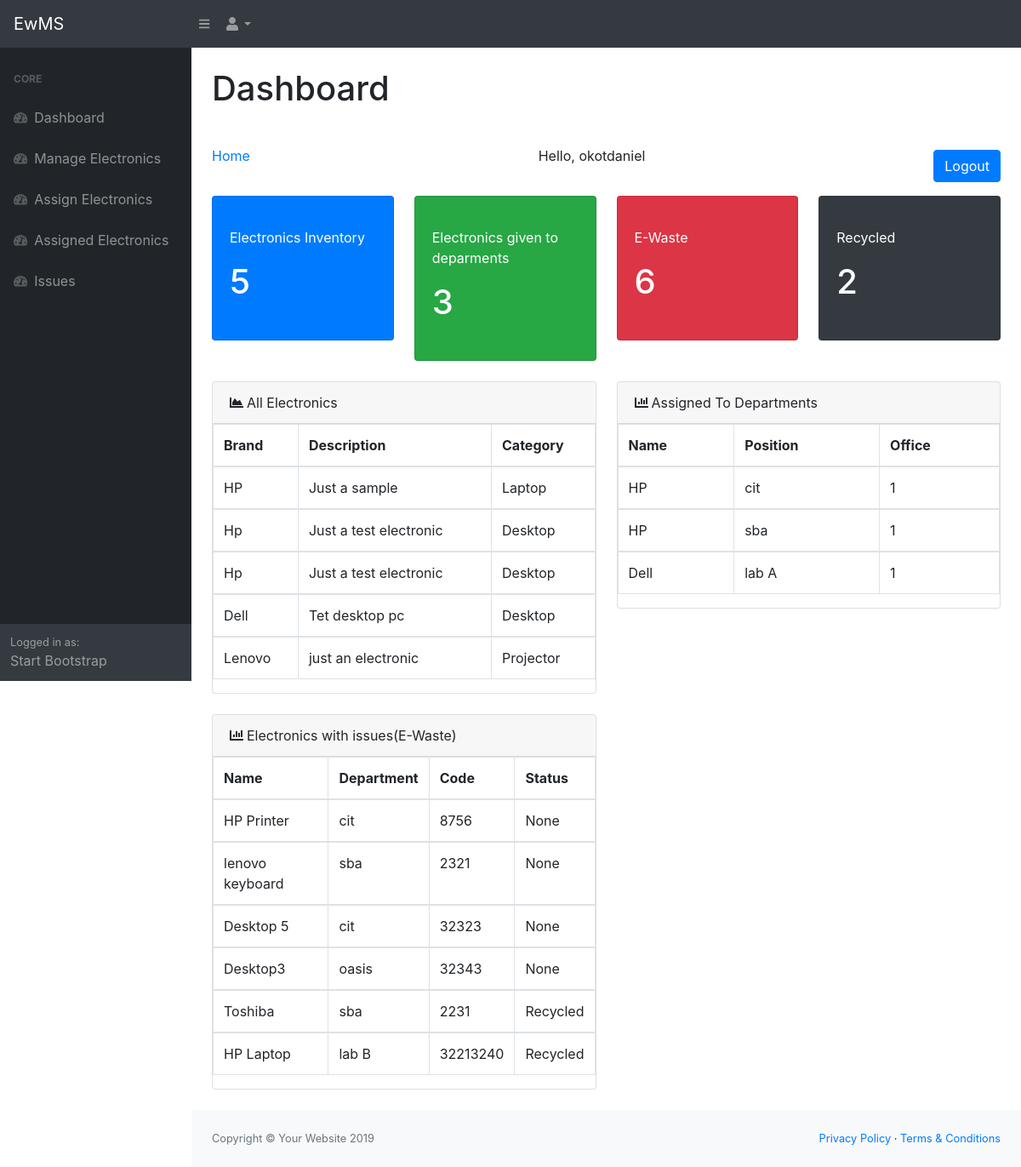
The app's page / (signed in) with its own data.
### general/models.py (models this page shows, shortened)
class Electronics(models.Model):
    category_list = (
    ('Laptop','Laptop'),
    ('Desktop','Desktop'),
    ('Printer','Printer'),
    ('Projector','Projector'),
    ('Keyboard','Keyboard'),
    ('Mouse','Mouse'),
    )
    Brand_list = (
         ('Dell','Dell'),
         ('Hp','Hp'),
         ('Lenovo','Lenovo'),
         ('Acer','Acer'),
         ('Others','Others'),
    )
    Brand = models.CharField(choices=Brand_list, max_length=200, null=True)
    YearOfRelease = models.CharField(max_length=4, null=True)
    SerialNumber = models.CharField(max_length=200, null=True)
    Category = models.CharField(choices=category_list, max_length=200, null=True)
    Description = models.TextField(max_length=200, null=True)
    def __str__(self):
        return self.Brand

class AssignElectronics(models.Model):
    dep_list = (
         ('cit','Computing and Information Tecnology'),
        ('sba', 'Procurement and Logistics'),
        ('oasis', 'oasis'),
        ('lab A', 'lab A'),
        ('lab B', 'lab B'),
    )
    Item = models.ForeignKey(Electronics, on_delete=models.CASCADE)
    Department = models.CharField(choices=dep_list, max_length=200, null=True)
    Quantity = models.IntegerField( null=True)

class Report(models.Model):
    nu_departments = (
        ('cit','Computing and Information Tecnology'),
        ('sba', 'Procurement and Logistics'),
        ('oasis', 'oasis'),
        ('lab A', 'lab A'),
        ('lab B', 'lab B'),
    )
    issue_list = (
        ('Faulty Mouse','Faulty Keyboard'),
        ('Faulty System Unit', 'Faulty System Unit'),
        ('Faulty Monitor', 'Faulty Monitor'),
        ('Faulty Printer', 'Faulty Printer'),
        ('Faulty Projector', 'Faulty Projector'),
    )
    status_list = (
        ('Recycled','Recycled'),
        ('Disposed', 'Disposed'),
    )
    Name = models.CharField(max_length=200, null=True)
    Department = models.CharField(choices=nu_departments, null=True, max_length=200)
    Issue = models.CharField(choices=issue_list, max_length=200, null=True)
    Code = models.IntegerField( null=True)
    Status = models.CharField(choices=status_list, max_length=200, null=True)

### general/views.py (the view)
# urls.py: path('', include('general.urls'), name="admins")
def admins(request):
    num_ewaste = Report.objects.all().count()
    num_dep = AssignElectronics.objects.all().count()
    num_electronics = Electronics.objects.all().count()
    recycled = Report.objects.filter(Status="Recycled")
    num_recycled  = recycled.count()
    ReportedElectronics = Report.objects.all()
    AssignedElectronics = AssignElectronics.objects.all()
    AllElectronics = Electronics.objects.all()
    context = {
        'num_ewaste': num_ewaste,
        'num_dep': num_dep,
        'num_electronics': num_electronics,
        'num_recycled': num_recycled,
        'AllElectronics':AllElectronics,
        'AssignedElectronics':AssignedElectronics,
        'ReportedElectronics':ReportedElectronics
    }
    return render(request, 'general/admin.html', context)

### general/templates/general/admin.html (shortened to what this page needs)
{% extends 'general/base.html' %}
{% block content %}
<main>
    <div class="container-fluid">
        <h1 class="mt-4">Dashboard</h1>
        <div class="d-flex mb-3 align-items-center justify-content-between mt-4 mb-0">
                <a href="">Home</a>
                <span>Hello, {{request.user}} </span>
                <a href="{% url 'logout' %}" class="mt-4  btn btn-primary">Logout</a>
            </div>
        <div class="row">
            <div class="col-xl-3 col-md-6">
                <div class="card bg-primary text-white mb-4">
                    <div class="card-body mt-3 mb-3">
                    <p> Electronics Inventory <p>
                    <h1> {{num_electronics}} </h1>
                    </div>
                </div>
            </div>
            <div class="col-xl-3 col-md-6">
                <div class="card bg-success text-white mb-4">
                    <div class="card-body  mt-3 mb-3">
                    <p> Electronics given to deparments </p>
                    <h1>{{num_dep}} </h1>
                    </div>
                </div>
            </div>
            <div class="col-xl-3 col-md-6">
                <div class="card bg-danger text-white mb-4">
                    <div class="card-body  mt-3 mb-3">
                        <p> E-Waste</p>
                        <h1> {{num_ewaste}} </h1>
                    </div>
                </div>
            </div>
            <div class="col-xl-3 col-md-6">
                <div class="card bg-dark text-white mb-4">
                    <div class="card-body  mt-3 mb-3">
                     <p> Recycled</p>
                     <h1> {{num_recycled}} </h1>
                    </div>
                </div>
            </div>
        </div>
            <div class="row">
                <div class="col-xl-6">
                    <div class="card mb-4">
                        <div class="card-header"><i class="fas fa-chart-area mr-1"></i>All Electronics </div>
                            <div class="table-responsive">
                            <table class="table table-bordered" id="dataTable" width="100%" cellspacing="0">
                                <thead>
                                    <tr>
                                        <th>Brand</th>
                                        <th>Description</th>
                                        <th>Category</th>
                                    </tr>
                                </thead>
                                 {% for electronic in AllElectronics %}
                                <tbody>
                                    <tr>
                                        <td> {{electronic.Brand}} </td>
                                        <td>{{electronic.Description}}</td>
                                        <td>{{electronic.Category}}</td>
                                    </tr>
                                </tbody>
                                {% endfor %}
                            </table>
                        </div>
                    </div>
                </div>
                <div class="col-xl-6">
                    <div class="card mb-4">
                        <div class="card-header"><i class="fas fa-chart-bar mr-1"></i>Assigned To Departments</div>
                        <div class="table-responsive">
                            <table class="table table-bordered" id="dataTable" width="100%" cellspacing="0">
                                <thead>
                                    <tr>
                                        <th>Name</th>
                                        <th>Position</th>
                                        <th>Office</th>
                                    </tr>
                                    {% for electronic in AssignedElectronics %}
                                </thead>
                                <tbody>
                                    <tr>
                                        <td>{{electronic.Item}}</td>
                                        <td>{{electronic.Department}}</td>
                                        <td>{{electronic.Quantity}}</td>
                                    </tr>
                                    {% endfor %}
                                </tbody>
                            </table>
                        </div>
                    </div>
                </div>
                <div class="col-xl-6">
                    <div class="card mb-4">
                        <div class="card-header"><i class="fas fa-chart-bar mr-1"></i>Electronics with issues(E-Waste)</div>
                        <div class="table-responsive">
                            <table class="table table-bordered" id="dataTable" width="100%" cellspacing="0">
                                <thead>
                                    <tr>
                                        <th>Name</th>
                                        <th>Department</th>
                                        <th>Code</th>
                                        <th>Status</th>
                                    </tr>
                                </thead>
                                {% for electronic in ReportedElectronics%}
                                <tbody>
                                    <tr>
                                        <td>{{electronic.Name}}</td>
                                        <td>{{electronic.Department}}</td>
                                        <td>{{electronic.Code}}</td>
                                        <td>{{electronic.Status}}</td>
                                    </tr>
                                </tbody>
                                {% endfor %}
                            </table>
                        </div>
                    </div>
                </div>
            </div>
    </div>
</main>
{% endblock content %}

### records on screen
Electronics: Brand "HP", Description "Just a sample", Category "Laptop"
Electronics: Brand "Hp", Description "Just a test electronic", Category "Desktop"
Electronics: Brand "Hp", Description "Just a test electronic", Category "Desktop"
Electronics: Brand "Dell", Description "Tet desktop pc", Category "Desktop"
Electronics: Brand "Lenovo", Description "just an electronic", Category "Projector"
AssignElectronics: Item "HP", Department "cit", Quantity "1"
AssignElectronics: Item "HP", Department "sba", Quantity "1"
AssignElectronics: Item "Dell", Department "lab A", Quantity "1"
Report: Name "HP Printer", Department "cit", Code "8756", Status "None"
Report: Name "lenovo keyboard", Department "sba", Code "2321", Status "None"
Report: Name "Desktop 5", Department "cit", Code "32323", Status "None"
Report: Name "Desktop3", Department "oasis", Code "32343", Status "None"
Report: Name "Toshiba", Department "sba", Code "2231", Status "Recycled"
Report: Name "HP Laptop", Department "lab B", Code "32213240", Status "Recycled"

### other values on screen
{{ request.user }} "okotdaniel"
{{ num_electronics }} "5"
{{ num_dep }} "3"
{{ num_ewaste }} "6"
{{ num_recycled }} "2"
